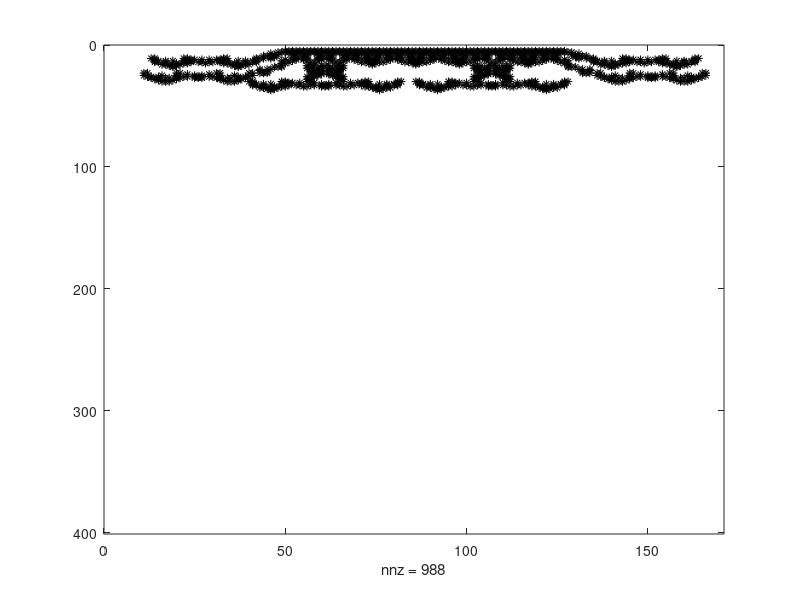

This chart was generated by the following MATLAB code: (Note: this script raises an error after producing the figure.)
clc, clearvars, close all
%{
function m = matris_maunal%skapar och skickar tillbaka starttillstånd i från figur 3 i uppgiften
    a = zeros(16);
    a(5:9,5)=1; a(5,7:11)=1; a(11,5:9)=1; a(7:11,11)=1;
    m=a;
end
%}
%{
function antal = antalgrannar(A, rad, kol, sz) %funktion som ska ta in en matris(A) och index till matrisen (rad och kol) och ange antal grannar till den punkten. La till sz(size) men vet inte om det är tillåtet
    %måste göra något åt så man inte kollar utanför matris
    if rad==1 && kol==1 %börja med om i hörnen
        antal=A(rad,kol+1)+A(rad+1,kol+1)+A(rad+1,kol);
    elseif rad==1 && kol==sz(2)
        antal=A(rad,kol-1)+A(rad+1,kol-1)+A(rad+1,kol);
    elseif rad==sz(1) && kol==sz(2)
        antal=A(rad-1,kol-1)+A(rad-1,kol)+A(rad,kol-1);
    elseif rad==sz(1) && kol==1
        antal=A(rad-1,kol)+A(rad-1,kol+1)+A(rad,kol+1);
    elseif rad==1 %kolla längs väggarna
        antal=A(rad,kol-1)+A(rad,kol+1)+A(rad+1,kol-1)+A(rad+1,kol)+A(rad+1,kol+1);
    elseif rad==sz(1)
        antal=A(rad,kol-1)+A(rad,kol+1)+A(rad-1,kol-1)+A(rad-1,kol)+A(rad-1,kol+1);
    elseif kol==1
        antal=A(rad-1,kol)+A(rad-1,kol+1)+A(rad,kol+1)+A(rad+1,kol)+A(rad+1,kol+1);
    elseif kol==sz(2)
        antal=A(rad-1,kol)+A(rad-1,kol-1)+A(rad,kol-1)+A(rad+1,kol)+A(rad+1,kol-1);
    else %inte längs kant
        antal=A(rad-1,kol-1)+A(rad-1,kol)+A(rad-1,kol+1)+A(rad,kol-1)+A(rad,kol+1)+A(rad+1,kol-1)+A(rad+1,kol)+A(rad+1,kol+1);
    end
    end 
%}
%{
function a = levnadsregler(b, d)%funktion som tar in en matris(b), ett index matrisen (rad, kol) och d som säger om index ska ändras och vad det ska ändras till. Kan sätta d till antal grannar vid ett index
    if b==1 %olika situation om det finns en levande cell i index eller inte
        if d==2 || d==3
            a=1;
        else
            a=0;
        end
    else
        if d==3
            a=1;
        else
            a=0;
        end
    end
end
%}
function main()
    %a=matris_maunal;
    load puffer.mat
    a=A;
    %in=input("Hur många generationer ska koden köras för? (snälla skriv en siffra) ");
    in=input("何世代、先までお見せいたしましょうか？（番号でお願いします）");
    %in=10000;
    spy(a,6,'k')
    pause(0.01)
    sz=size(a);%(antal rader, antal kolumnerm)
    %plot(a)
    k=0;
    while k<in %lopa igenom för antal generationer
        b=[];
        i=1; %Lopa igenom matrisen
        while i<=sz(1)
            j=1;
            while j<=sz(2)
                b(i,j)=antalgrannar(a,i,j,sz);%kolla om i och j ska byta plats
                j=j+1;
            end
            i=i+1;
        end
        %om man vill kolla b här -> spy(b)
        i=1; %Lopa igenom matrisen
        while i<=sz(1)
            j=1;
            while j<=sz(2)
                a(i,j)=levnadsregler(a(i,j),b(i,j));
                j=j+1;
            end
            i=i+1;
        end
        k=k+1;
        if mod(k,1)==0 %Hela if-satsen är för att visa matrisen, om man vill ändra antal steg mellan att den visar så ska andra input i mod ändras
            spy(a,6,'k') %Ändra till plot
            pause(0.01)
            %plot(a)
            %pause
        end
    end
end
main()